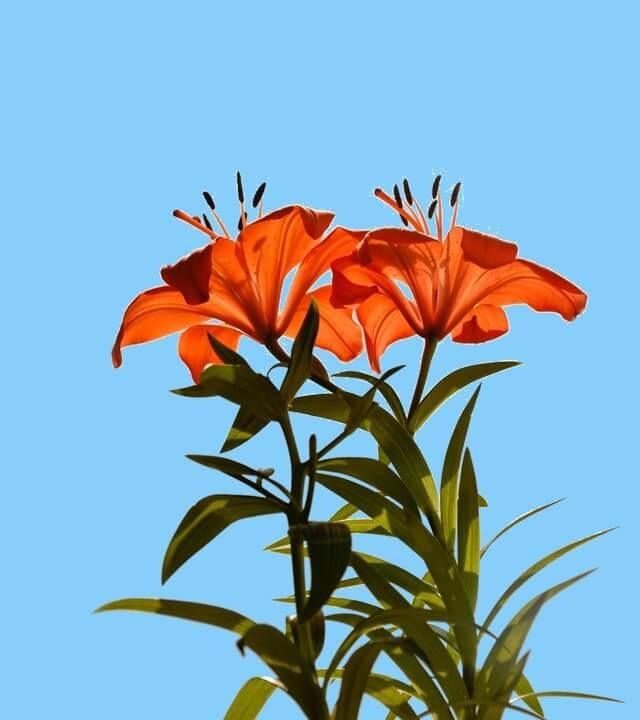
#> input picture red-lilies.jpg, 640 x 720 px, found by its file name
$ python main.py
#> lines starting #> are read from the running program, lines starting #| are printed output that depends on the picture
import sys
import cv2
import numpy as np

img = cv2.imread('C:\\Users\\Bianca\\Desktop\\red-lilies.jpg', cv2.IMREAD_COLOR)
#> img is the input picture: shape (720, 640, 3); mean B, G, R 188.3, 168.8, 134.1
# check if image is loaded correctly
if img is None:
    sys.exit("Could not read image.")

brightness = 30  # [0-100]
contrast = 1.4  # [1.0-3.0]

modified_img = cv2.addWeighted(img, contrast, np.zeros(img.shape, img.dtype), 0, brightness)
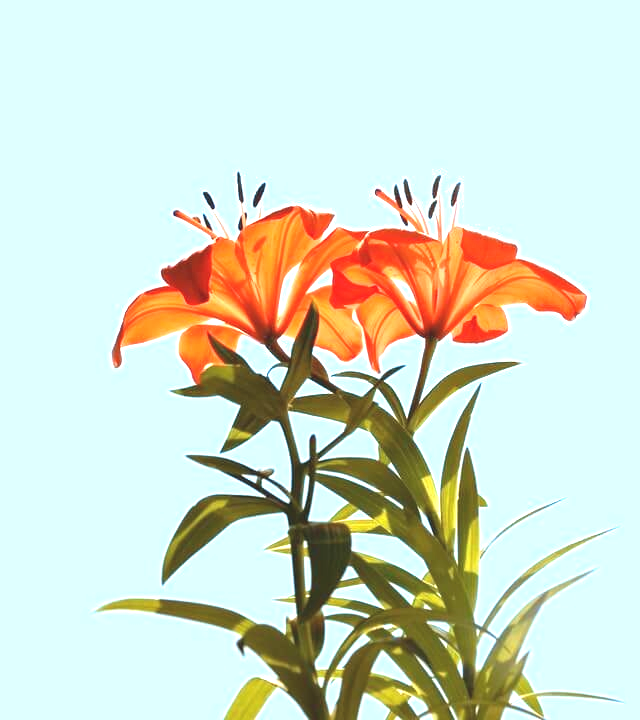
#> modified_img: shape (720, 640, 3); mean B, G, R 204, 220.2, 209.7

cv2.imwrite('modified_img.jpg', modified_img)

cv2.imshow("Image", img)
cv2.imshow("New Image", modified_img)
k = cv2.waitKey(0)
#> (key Esc is pressed here)

# image is written to file if s is pressed
if k == ord("s"):
    cv2.imwrite("red-lilies.jpg", img)

# remove GUI window from screen and memory
cv2.destroyAllWindows()
